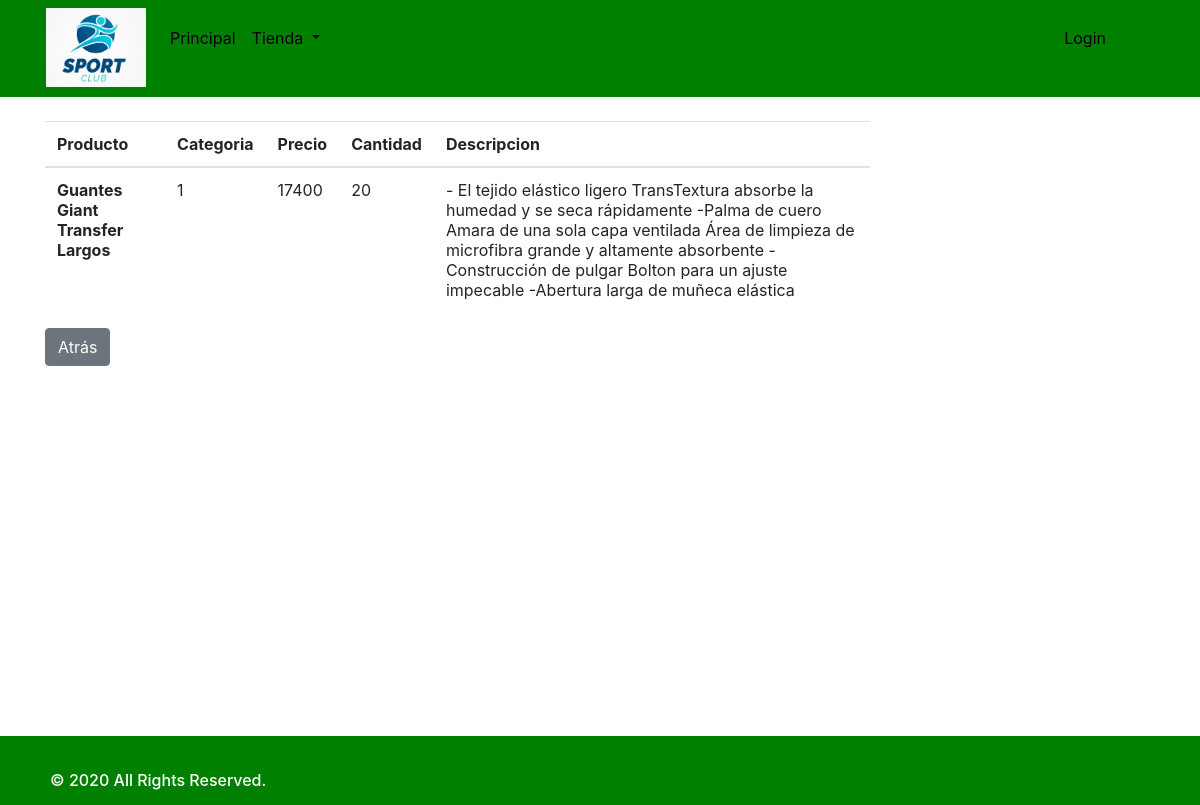
Page /?c=controller_view_general_product&id_product=1 on the committed database.
### tables this page shows
CREATE TABLE `products` (
  `id_product` int(11) NOT NULL,
  `name_product` varchar(255) NOT NULL,
  `id_categorie` int(11) NOT NULL,
  `price` int(11) NOT NULL,
  `quantity` int(11) NOT NULL,
  `description` text NOT NULL
);

### Model/Products_Model.php (called while the page is built, shortened)
<?php
class Products_Model {
  public function __construct($pname_product = "", $pcategorie = "", $pprice = "", $pquantity = "", $pdescription = "", $pid_product = 0) {
    $this->name_product = $pname_product;
    $this->categorie = $pcategorie;
    $this->price = $pprice;
    $this->quantity = $pquantity;
    $this->description = $pdescription;
  }
  public function readProduct($id_product = 0) {
    $rows = [];
    try {
      $sql = "SELECT * FROM products";
      $pdo = new connection();
      $pdo = $pdo->connect();
      if ($id_product) {
	$sql .= " WHERE id_product = '$id_product'";
      }
      $result = $pdo->query($sql);
      foreach ($result->fetchAll() as $value) {
	$rows [] = new Products_Model($value['name_product'], $value['id_categorie'], $value['price'], $value['quantity'], $value['description'], $value['id_product']);
      }
    } catch (PDOException $ex) {
      error_log("Error en la funcion" . __FUNCTION__ . " en el archivo" . __FILE__ . " con el error " . $ex->getMessage());
    }
    return $rows;
  }
}

### Views/view_product_general_client.php (the view)
<br>
<div class="container" id="partMainProduc">
  <div class="row">
    <div class="col-xs-12 col-sm-8 col-md-9">
      <table class="table">
	<thead>
	  <tr>
	    <th scope="col">Producto</th>
	    <th scope="col">Categoria</th>
	    <th scope="col">Precio</th>
	    <th scope="col">Cantidad</th>
	    <th scope="col">Descripcion</th>
	  </tr>
	</thead>
	<tbody>
	  <tr>
	    <th scope="row"><?php echo $rows->name_product; ?></th>
	    <td><?php echo $rows->categorie; ?></td>
	    <td><?php echo $rows->price; ?></td>
	    <td><?php echo $rows->quantity; ?></td>
	    <td><?php echo $rows->description; ?></td>
	  </tr>
	</tbody>
      </table>
      <a class="btn btn-secondary" href="?c=controller_view_products" role="button">Atrás</a>
    </div>
  </div>
</div>
</body>

### CSS/Style.css (style rules this page uses)
body { background-repeat: no-repeat; background-size: cover; }

### rows in the picture
products: name_product "Guantes Giant Transfer Largos", id_categorie "1", price "17400", quantity "20", description "- El tejido elástico ligero TransTextura absorbe la humedad y se seca rápidamente -Palma de cuero Amara de una sola capa ventilada Área de limpieza de microfibra grande y altamente absorbente -Construcción de pulgar Bolton para un ajuste impecable -Abertura larga de muñeca elástica"
